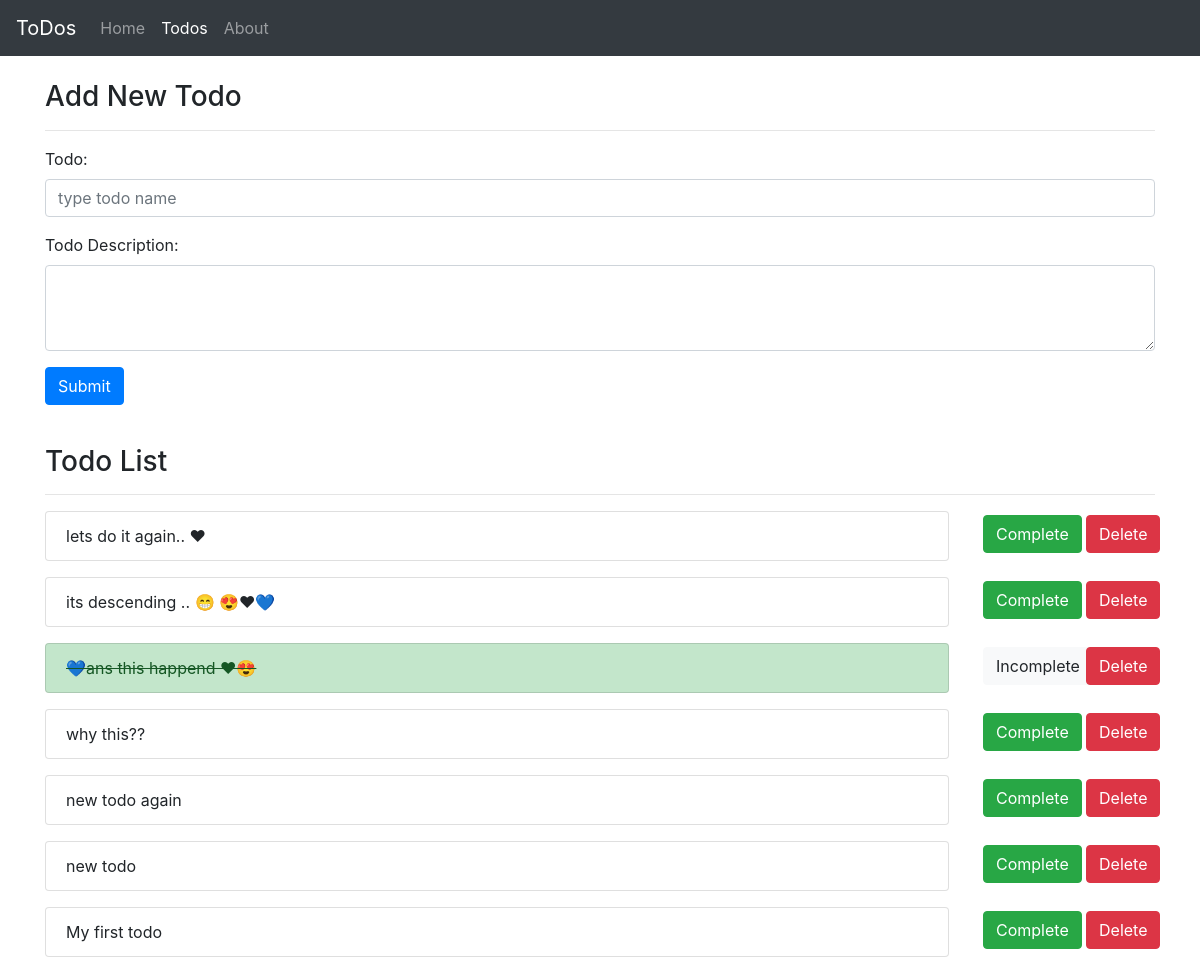
The page /todos on the database as committed earlier.
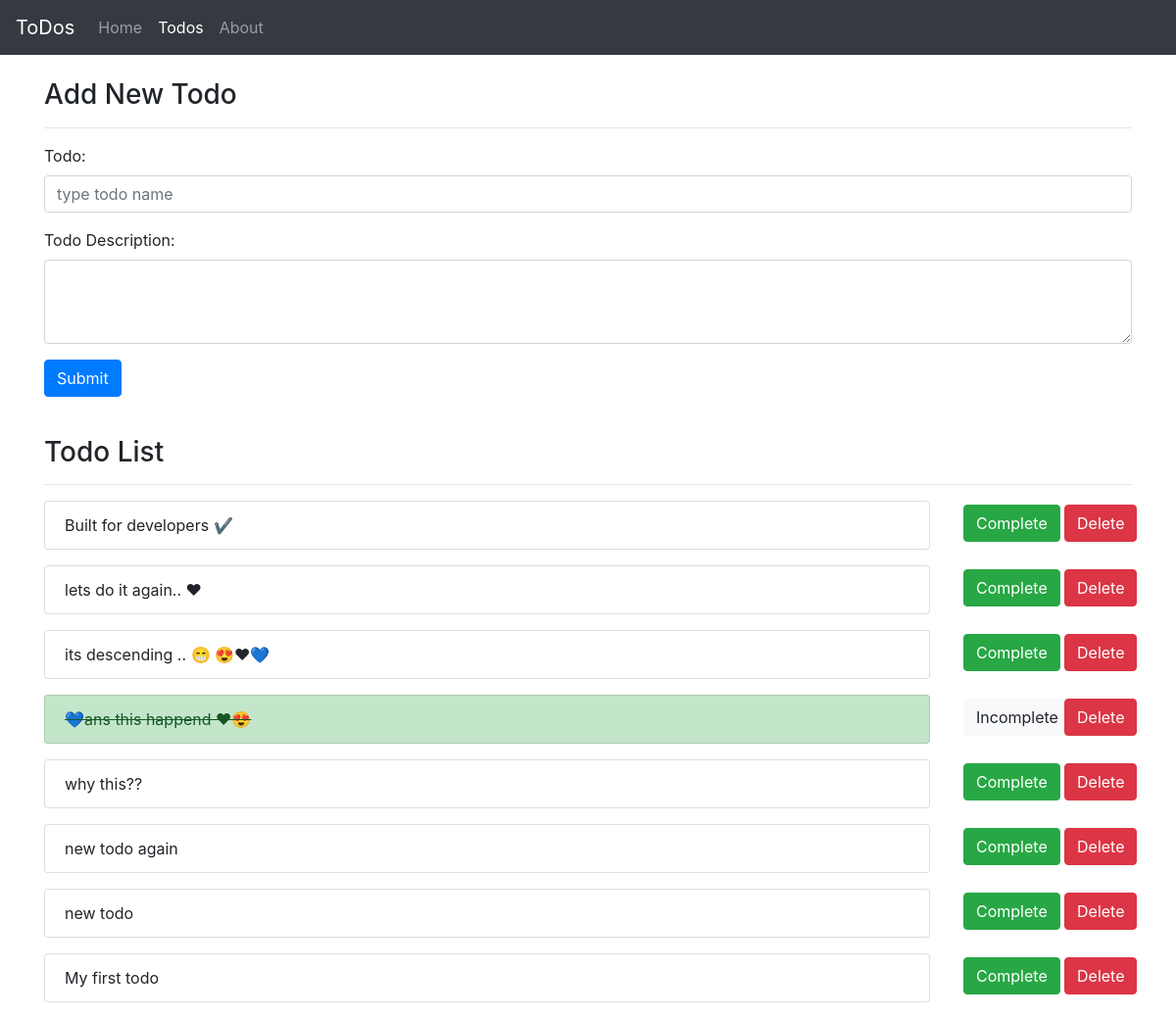
The same page on the database as committed later.
### todos/models.py (models this page shows, shortened)
class todos(models.Model):
    todoName = models.CharField(max_length=124)
    description = models.TextField(max_length=None)
    is_complete = models.BooleanField(default=False)

### todos/views.py (the view)
# urls.py: path('todos', views.todo, name='todos'),
def todo(request):
    if request.method == "POST":
        todoname = request.POST.get('todoName')
        description = request.POST.get('description')
        form = todos(todoName=todoname, description=description)
        form.save()
        return redirect('todos')
    todoslist = todos.objects.all().order_by('-id')
    return render(request, 'todos/todos.html', {'todoslist': todoslist})

### templates/todos/todos.html (shortened to what this page needs)
{% extends "todos/base.html" %}
{% block content %}
<div class="container">
  <form method="POST">
    <div><h3>Add New Todo</h3></div>
    <hr />
    <div class="form-group">
      <label for="exampleFormControlInput1">Todo:</label>
      <input
        type="text"
        class="form-control"
        id="todoName"
        name="todoName"
        placeholder="type todo name"
      />
    </div>
    <div class="form-group">
      <label for="description">Todo Description:</label>
      <textarea
        class="form-control"
        id="description"
        name="description"
        rows="3"
      ></textarea>
    </div>
    <div class="form-group">
      <input class="btn btn-primary" type="submit" value="Submit" />
    </div>
  </form>
  <br />
  <div><h3>Todo List</h3></div>
  <hr />
  {% for todos in todoslist %}
  <div class="mb-3">
    <div class="row">
      {% if todos.is_complete == True %}
      <div class="col">
        <ul class="list-group">
          <li class="list-group-item list-group-item-success">
            <a class="text-decoration-none text-reset" href="{% url 'todo' todos.id %}"><del>{{ todos.todoName }}</del></a>
          </li>
        </ul>
      </div>
      <div class="col col-lg-1  m-1">
        <a class="btn btn-light" href="{% url 'todo_toggle' todos.id %}">Incomplete</a>
      </div>
      <div class="col col-lg-1 m-1">
        <a class="btn btn-danger" href="{% url 'deletetodo' todos.id %}">Delete</a>
      </div>
      {% else %}
      <div class="col">
        <ul class="list-group">
          <li class="list-group-item">
            <a class="text-decoration-none text-reset" href="{% url 'todo' todos.id %}">{{ todos.todoName }}</a>
          </li>
        </ul>
      </div>
      <div class="col col-lg-1  m-1">
        <a class="btn btn-success" href="{% url 'todo_toggle' todos.id %}">Complete</a>
      </div>
      <div class="col col-lg-1 m-1">
       <a class="btn btn-danger" href="{% url 'deletetodo' todos.id %}">Delete</a>
      </div>
      {% endif %}
    </div>
  </div>
  {% endfor %}
</div>
{% endblock content %}

### templates/todos/base.html (shortened to what this page needs)
{% load static %}
<!DOCTYPE html>
<html lang="en">
  <head>
    <link rel="stylesheet" href="{% static 'css/bootstrap.min.css' %}" />
  </head>
  <body>
    <nav class="navbar navbar-expand-md navbar-dark bg-dark mb-4">
      <a class="navbar-brand" href="{% url 'index' %}">ToDos</a>
      <div class="collapse navbar-collapse" id="navbarCollapse">
        <ul class="navbar-nav mr-auto">
          <li class="nav-item">
            <a class="nav-link" href="{% url 'index' %}">Home</a>
          </li>
          <li {% if 'todos' in request.path %}class="nav-item active" {% else %}class="nav-item"{% endif %}>
            <a class="nav-link" href="{% url 'todos' %}">Todos</a>
          </li>
          <li {% if 'about' in request.path %}class="nav-item active" {% else %}class="nav-item"{% endif %}>
            <a class="nav-link" href="{% url 'about' %}">About</a>
          </li>
        </ul>
      </div>
    </nav>
    {% block content %} {% endblock content %}
  </body>
</html>

Rows that differ between the two databases and show on the page:
added todos: todoName "Built for developers ✔"
